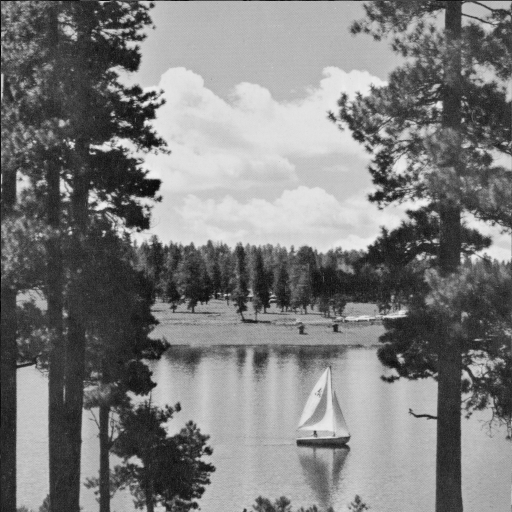
%> input picture Assignment4/Q1/LAKE.TIF, 512 x 512 px
$ octave q14.m   (GNU Octave 9; MATLAB toolbox functions it lacks are replaced by stand-ins)
%> lines starting %> are read from the running program, lines starting %| are printed output that depends on the picture
testim = imread('LAKE.TIF');
%> testim is the input picture: size 512x512 uint8; min 1, max 239, mean 124.7
subplot(2,1,1);
imshow(testim);
title('original');
testim = double(testim);
%> testim: size 512x512 double
errors = [];
entrops = [];
for c = 1:20
val = reconstructcompr(testim,c);
errors = [errors val(1)];
entrops = [entrops val(2)];
end
%> this loop made 20 passes
%> (err in reconstructcompr, entrop in reconstructcompr) on passes 11 to 20: (14.9, 0.0118), (15.41, 0.0134), (15.96, 0.0135), (16.51, 0.0145), (17.21, 0.0166), (18.09, 0.0178), (18.93, 0.0168), (19.64, 0.018), (20.12, 0.0206), (20.32, 0.0185)
%> (err in reconstructcompr, entrop in reconstructcompr, errors, entrops) on passes 1 to 5: (6.02, 0.000798, 6.02, 0.000798), (7.41, 0.00102, [6.02 7.41], [0.000798 0.00102]), (8.52, 0.00253, [6.02 7.41 8.52], [0.000798 0.00102 0.00253]), (9.47, 0.00339, [6.02 7.41 8.52 9.47], [0.000798 0.00102 0.00253 0.00339]), (10.37, 0.00376, [6.02 7.41 8.52 9.47 10.37], [0.000798 0.00102 0.00253 0.00339 0.00376])
%> pass 1, in reconstructcompr, `resim = blockproc(testim,[8 8],myfun);`:
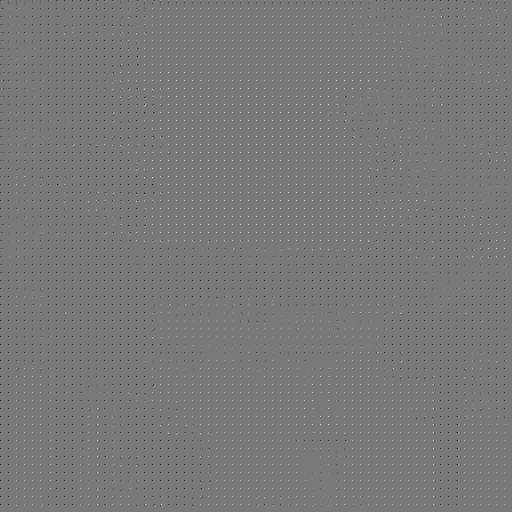
%> resim: size 512x512 double; min -53, max 58, mean 0; drawn with min black and max white
%> after the loop, entrops = 20 values, max 0.0206 at index 19, min 0.000798 at index 1, mean 0.0104; errors = 20 values from 6.02 to 20.32
%> after the loop:
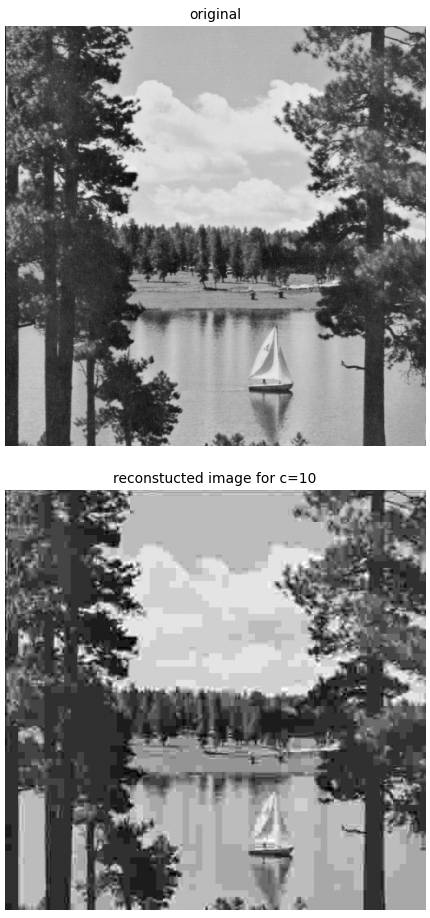
%> figure redrawn from the program's plot data, 2 panels
figure;
plot(errors);
title('RMSE plot');
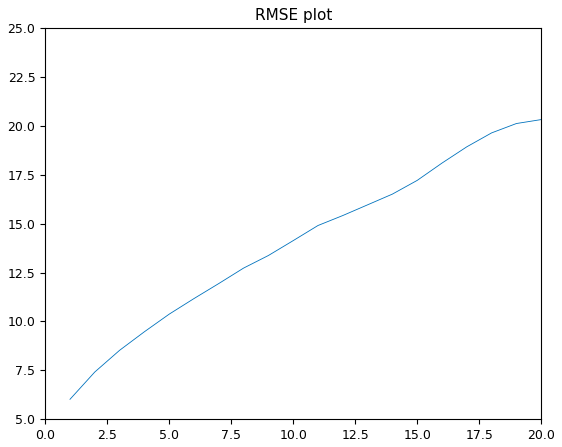
%> figure redrawn from the program's plot data; curve peaks at x = 20, y = 20.32
figure;
plot(entrops);
title('Entropy Plot');
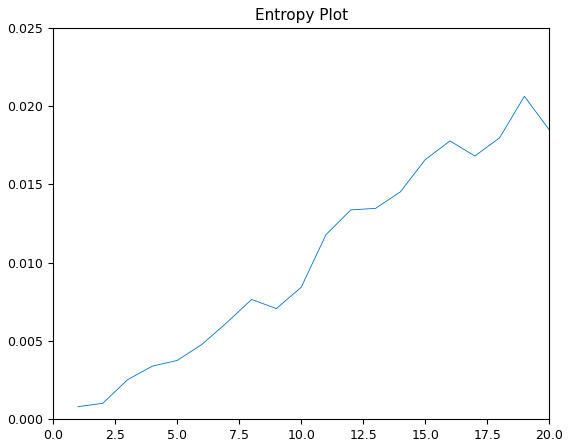
%> figure redrawn from the program's plot data; curve peaks at x = 19, y = 0.0206
function rec = reconstructcompr(testim,c)
temp = create_mat_dct();
Quant_Mat=[16 11 10 16 24 40 51 61       % Quantisation matrix matrix (8 X 8) used to Normalize the DCT Matrix.
          12 12 14 19 26 58 60 55
          14 13 16 24 40 57 69 56
          14 17 22 29 51 87 80 62
          18 22 37 56 68 109 103 77
          24 35 55 64 81 104 113 92
          49 64 78 87 103 121 120 101
          72 92 95 98 112 100 103 99];
myfun = @(block_struct)round((temp* (block_struct.data-128) * temp')./(c.*Quant_Mat));
resim = blockproc(testim,[8 8],myfun);
invfun = @(block_struct)((temp'*round(block_struct.data.*(c.*Quant_Mat))*temp)+128);
rec_im = blockproc(resim,[8 8],invfun);
if c==10
    disp('here')
    subplot(2,1,2);
    imshow(uint8(rec_im));
    title('reconstucted image for c=10');
end
err = RMSE(testim,rec_im);
entrop = My_entropy(rec_im);
rec = [err;entrop];
end
function errorcal = RMSE(im1, im2)
s1 = size(im1);
s2 = size(im2);
if length(im1)>length(s2)
    im2 = imresize(im2,s1);
else
    im1 = imresize(im1,s1);
end
errorcal = sqrt(mean((im1(:)-im2(:)).^2));
end
function ent = My_entropy(im)
[m,n] = size(im);
[counts,bl] = imhist(im);
counts = counts/(m*n);
counts(counts == 0) = [];
ent = -sum(counts.*log2(counts));
end
 function mt = create_mat_dct()
N = 8;
A = zeros(N,N);
v = 0:N-1;
u = 0:N-1;
A = sqrt(2/N).*cos((pi.*(2*u+1).*v')./(2*N));
A(1,:) = sqrt(1/N);
mt = A;
end
